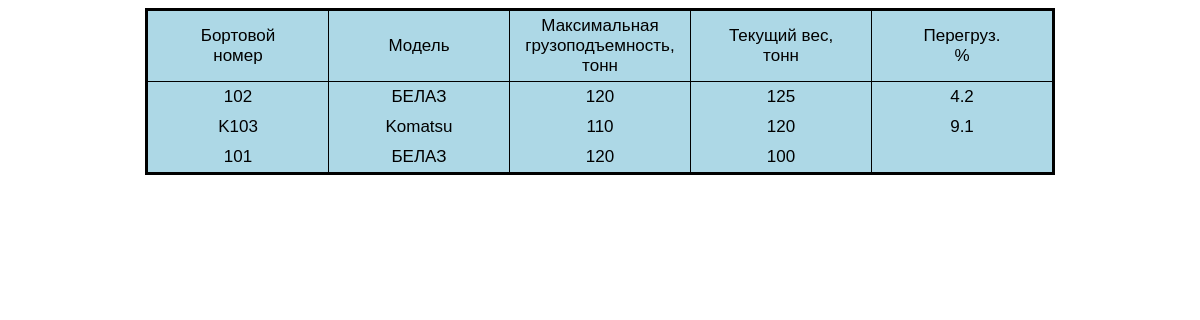
Screenshot of /cars/ with the database file from the repository.
### cars/models.py (models this page shows, shortened)
class  DumpTruck(models.Model):
    number = models.CharField('Бортовой номер', max_length=20)
    track_model = models.ForeignKey(DumpTruckModel, on_delete=models.CASCADE, default=0, verbose_name="Модель самосвала")
    current_weight = models.PositiveSmallIntegerField('Текущий вес', default=0)
    class Meta:
        verbose_name = 'самосвал'
        verbose_name_plural = 'Самосвалы в работе'
    def overload(self):
        if self.current_weight - self.track_model.max_load > 0:
            return round(((self.current_weight - self.track_model.max_load)/self.track_model.max_load)*100, 1)
        else:
            return ''

class  DumpTruckModel(models.Model):
    model = models.CharField('Модель самосвала', max_length=20)
    max_load = models.IntegerField('Максимальная грузоподъемность')
    class Meta:
        verbose_name = 'Характеристики модели самосвала'
        verbose_name_plural = 'Характеристики моделелей самосвалов'
    def __str__(self):
        return self.model

### cars/views.py (the view)
def index(request):
	cars = DumpTruck.objects.all()
	return render(request, 'cars/cars_list.html', {'cars': cars})

### cars/templates/cars/cars_list.html (shortened to what this page needs)
<!DOCTYPE html>{% load static %}
<html lang="en" dir="ltr">
  <head>
    <link rel="stylesheet" href={% static 'css/styles.css' %} type="text/css"/>
  </head>
  <body>
  <table>
        <tr id = 'title'>
          <td>Бортовой<br>номер</td>
          <td>Модель</td>
          <td>Максимальная<br>грузоподъемность,<br>тонн</td>
          <td>Текущий вес,<br>тонн</td>
          <td>Перегруз.<br>%</td>
        </tr>
       {% for DumpTruck in cars  %}
        <tr>
          <td>{{ DumpTruck.number }}</td>
          <td>{{ DumpTruck.track_model }}</td>
          <td>{{ DumpTruck.track_model.max_load }}</td>
          <td>{{ DumpTruck.current_weight }}</td>
          <td>{{ DumpTruck.overload }}</td>
        </tr>
       {% endfor %}
    </table>
  </body>
</html>

### static/css/styles.css (style rules this page uses)
table { margin:auto; background: LightBlue; border-collapse: collapse; border: 3px solid black; text-align: center; font-family: Arial; font-size: 17px; }
td { padding: 5px; width: 170px; border-left: 1px solid black; }
#title { border-bottom: 1px solid black; font-size: 17px; }

### rows the page displays
DumpTruck: number "102", track_model "БЕЛАЗ", track_model.max_load "120", current_weight "125", overload "4.2"
DumpTruck: number "K103", track_model "Komatsu", track_model.max_load "110", current_weight "120", overload "9.1"
DumpTruck: number "101", track_model "БЕЛАЗ", track_model.max_load "120", current_weight "100"
